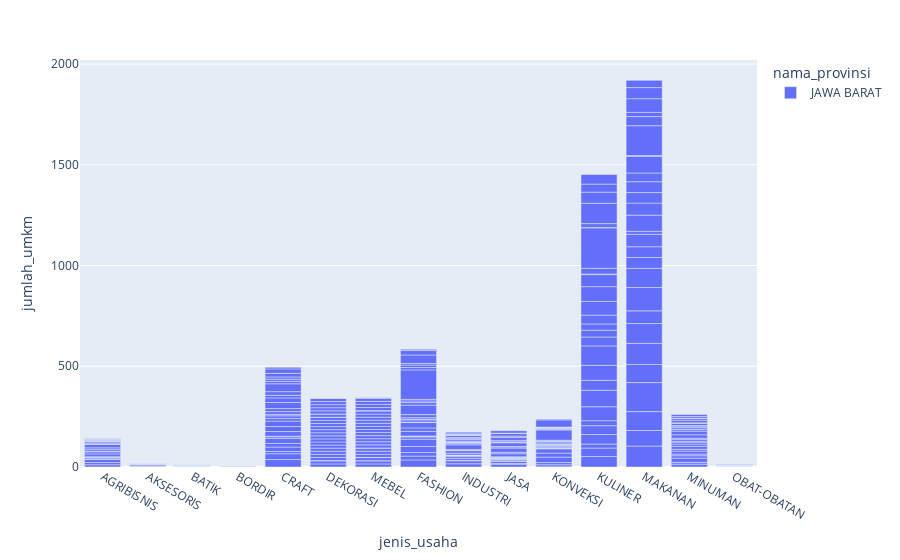

This figure's notebook cell:
### Markdown cell above
### **Jenis Usaha dan Jumlah UMKM manakah yang terbanyak dari setiap Provinsi?**

### Code cell
bivariate_visualization_bar(
    data=data,
    x=data['jenis_usaha'],
    y=data['jumlah_umkm'],
    color=data['nama_provinsi']
)

### Figure 1 — Plotly figure (JSON) as saved in the notebook; plotly's stock layout.template omitted (floating-point values rounded to 4 significant figures; data arrays with more than 128 entries replaced by an {"elided": "..."} marker saying what was removed)
{"data": [{"alignmentgroup": "True", "hovertemplate": "nama_provinsi=JAWA BARAT<br>jenis_usaha=%{x}<br>jumlah_umkm=%{y}<extra></extra>", "legendgroup": "JAWA BARAT", "marker": {"color": "#636efa", "pattern": {"shape": ""}}, "name": "JAWA BARAT", "offsetgroup": "JAWA BARAT", "orientation": "v", "showlegend": true, "textposition": "auto", "type": "bar", "x": {"elided": "405 str values"}, "xaxis": "x", "y": {"elided": "405 float values"}, "yaxis": "y"}], "layout": {"autosize": true, "barmode": "relative", "legend": {"title": {"text": "nama_provinsi"}, "tracegroupgap": 0}, "margin": {"t": 60}, "xaxis": {"anchor": "y", "autorange": true, "domain": [0, 1], "range": [-0.5, 14.5], "title": {"text": "jenis_usaha"}, "type": "category"}, "yaxis": {"anchor": "x", "autorange": true, "domain": [0, 1], "range": [0, 2020], "title": {"text": "jumlah_umkm"}, "type": "linear"}}}
